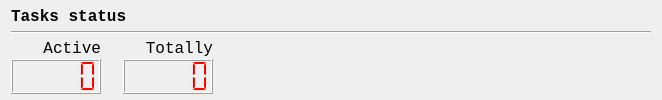
              <widget class="QWidget" name="tasks_page">
               <property name="sizePolicy">
                <sizepolicy hsizetype="Maximum" vsizetype="Maximum">
                 <horstretch>0</horstretch>
                 <verstretch>0</verstretch>
                </sizepolicy>
               </property>
               <property name="contextMenuPolicy">
                <enum>Qt::NoContextMenu</enum>
               </property>
               <layout class="QVBoxLayout" name="verticalLayout_6">
                <property name="spacing">
                 <number>3</number>
                </property>
                <property name="topMargin">
                 <number>5</number>
                </property>
                <property name="bottomMargin">
                 <number>3</number>
                </property>
                <item>
                 <widget class="QLabel" name="tasks_status_label">
                  <property name="sizePolicy">
                   <sizepolicy hsizetype="Maximum" vsizetype="Maximum">
                    <horstretch>0</horstretch>
                    <verstretch>0</verstretch>
                   </sizepolicy>
                  </property>
                  <property name="font">
                   <font>
                    <family>Lucida Console</family>
                    <pointsize>12</pointsize>
                    <weight>75</weight>
                    <bold>true</bold>
                    <kerning>true</kerning>
                   </font>
                  </property>
                  <property name="layoutDirection">
                   <enum>Qt::LeftToRight</enum>
                  </property>
                  <property name="text">
                   <string>Tasks status</string>
                  </property>
                  <property name="margin">
                   <number>0</number>
                  </property>
                 </widget>
                </item>
                <item>
                 <widget class="Line" name="line_3">
                  <property name="orientation">
                   <enum>Qt::Horizontal</enum>
                  </property>
                 </widget>
                </item>
                <item>
                 <layout class="QGridLayout" name="gridLayout">
                  <property name="sizeConstraint">
                   <enum>QLayout::SetDefaultConstraint</enum>
                  </property>
                  <property name="horizontalSpacing">
                   <number>5</number>
                  </property>
                  <property name="verticalSpacing">
                   <number>1</number>
                  </property>
                  <item row="1" column="0">
                   <widget class="QLCDNumber" name="active_tasks_lcd">
                    <property name="sizePolicy">
                     <sizepolicy hsizetype="Maximum" vsizetype="Minimum">
                      <horstretch>0</horstretch>
                      <verstretch>0</verstretch>
                     </sizepolicy>
                    </property>
                    <property name="minimumSize">
                     <size>
                      <width>90</width>
                      <height>35</height>
                     </size>
                    </property>
                    <property name="font">
                     <font>
                      <family>MS UI Gothic</family>
                      <pointsize>16</pointsize>
                      <weight>50</weight>
                      <bold>false</bold>
                     </font>
                    </property>
                    <property name="accessibleName">
                     <string notr="true"/>
                    </property>
                    <property name="styleSheet">
                     <string notr="true">color: rgb(255, 0, 0);</string>
                    </property>
                    <property name="segmentStyle">
                     <enum>QLCDNumber::Flat</enum>
                    </property>
                    <property name="intValue" stdset="0">
                     <number>0</number>
                    </property>
                   </widget>
                  </item>
                  <item row="1" column="2">
                   <widget class="QLCDNumber" name="totally_tasks_lcd">
                    <property name="sizePolicy">
                     <sizepolicy hsizetype="Minimum" vsizetype="Maximum">
                      <horstretch>0</horstretch>
                      <verstretch>0</verstretch>
                     </sizepolicy>
                    </property>
                    <property name="minimumSize">
                     <size>
                      <width>90</width>
                      <height>35</height>
                     </size>
                    </property>
                    <property name="font">
                     <font>
                      <family>MS UI Gothic</family>
                      <pointsize>18</pointsize>
                      <weight>50</weight>
                      <bold>false</bold>
                     </font>
                    </property>
                    <property name="cursor">
                     <cursorShape>ArrowCursor</cursorShape>
                    </property>
                    <property name="accessibleName">
                     <string notr="true"/>
                    </property>
                    <property name="styleSheet">
                     <string notr="true">color: rgb(255, 0, 0);</string>
                    </property>
                    <property name="frameShape">
                     <enum>QFrame::Box</enum>
                    </property>
                    <property name="segmentStyle">
                     <enum>QLCDNumber::Flat</enum>
                    </property>
                    <property name="intValue" stdset="0">
                     <number>0</number>
                    </property>
                   </widget>
                  </item>
                  <item row="0" column="0">
                   <widget class="QLabel" name="active_tasks_label">
                    <property name="sizePolicy">
                     <sizepolicy hsizetype="Preferred" vsizetype="Maximum">
                      <horstretch>0</horstretch>
                      <verstretch>0</verstretch>
                     </sizepolicy>
                    </property>
                    <property name="font">
                     <font>
                      <family>Lucida Console</family>
                      <pointsize>12</pointsize>
                      <kerning>true</kerning>
                     </font>
                    </property>
                    <property name="text">
                     <string>Active</string>
                    </property>
                    <property name="alignment">
                     <set>Qt::AlignRight|Qt::AlignTrailing|Qt::AlignVCenter</set>
                    </property>
                   </widget>
                  </item>
                  <item row="1" column="1">
                   <spacer name="horizontalSpacer_5">
                    <property name="orientation">
                     <enum>Qt::Horizontal</enum>
                    </property>
                    <property name="sizeType">
                     <enum>QSizePolicy::Fixed</enum>
                    </property>
                    <property name="sizeHint" stdset="0">
                     <size>
                      <width>17</width>
                      <height>27</height>
                     </size>
                    </property>
                   </spacer>
                  </item>
                  <item row="0" column="2">
                   <widget class="QLabel" name="totally_tasks_label">
                    <property name="sizePolicy">
                     <sizepolicy hsizetype="Preferred" vsizetype="Maximum">
                      <horstretch>0</horstretch>
                      <verstretch>0</verstretch>
                     </sizepolicy>
                    </property>
                    <property name="font">
                     <font>
                      <family>Lucida Console</family>
                      <pointsize>12</pointsize>
                      <kerning>true</kerning>
                     </font>
                    </property>
                    <property name="layoutDirection">
                     <enum>Qt::LeftToRight</enum>
                    </property>
                    <property name="text">
                     <string>Totally</string>
                    </property>
                    <property name="alignment">
                     <set>Qt::AlignRight|Qt::AlignTrailing|Qt::AlignVCenter</set>
                    </property>
                    <property name="margin">
                     <number>0</number>
                    </property>
                   </widget>
                  </item>
                  <item row="1" column="5">
                   <spacer name="horizontalSpacer_4">
                    <property name="orientation">
                     <enum>Qt::Horizontal</enum>
                    </property>
                    <property name="sizeHint" stdset="0">
                     <size>
                      <width>438</width>
                      <height>27</height>
                     </size>
                    </property>
                   </spacer>
                  </item>
                 </layout>
                </item>
               </layout>
              </widget>
